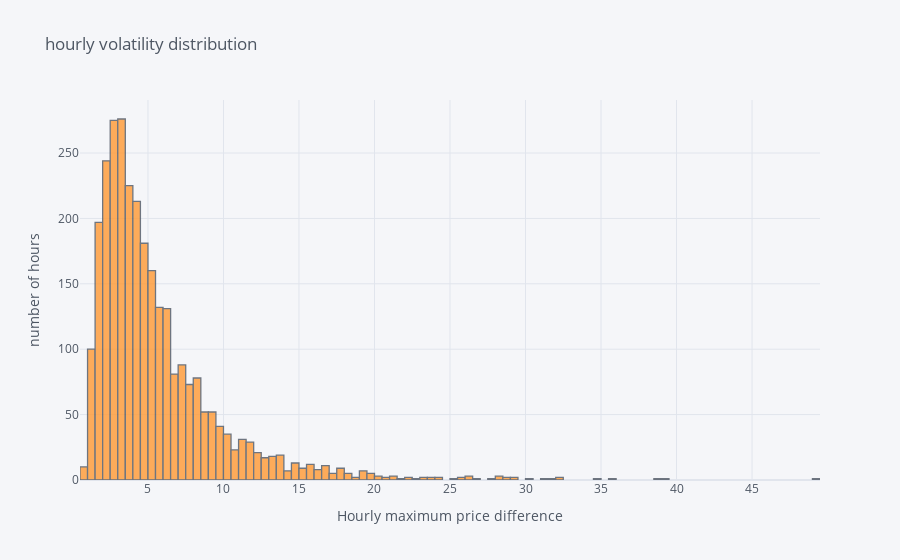

The notebook cell this image was saved under:
### Markdown cell above
__________________________![image.png](attachment:51e601ca-0e8a-494b-8828-90b684f8e9b6.png)

### Code cell
Ask_1h_2024[['Volatility']].iplot(
                                    kind = 'hist',
                                    barmode= 'overlay',
                                    xTitle = 'Hourly maximum price difference',
                                    yTitle = 'number of hours',
                                    title= 'hourly volatility distribution')

### Figure 1 — Plotly figure (JSON) as saved in the notebook; plotly's stock layout.template omitted (floating-point values rounded to 4 significant figures; data arrays with more than 128 entries replaced by an {"elided": "..."} marker saying what was removed)
{"data": [{"histfunc": "count", "histnorm": "", "marker": {"color": "rgba(255, 153, 51, 1.0)", "line": {"color": "#4D5663", "width": 1.3}}, "name": "Volatility", "opacity": 0.8, "orientation": "v", "type": "histogram", "x": {"elided": "2938 float values"}}], "layout": {"autosize": true, "barmode": "overlay", "legend": {"bgcolor": "#F5F6F9", "font": {"color": "#4D5663"}}, "paper_bgcolor": "#F5F6F9", "plot_bgcolor": "#F5F6F9", "title": {"font": {"color": "#4D5663"}, "text": "hourly volatility distribution"}, "xaxis": {"autorange": true, "gridcolor": "#E1E5ED", "range": [0.5, 49.5], "showgrid": true, "tickfont": {"color": "#4D5663"}, "title": {"font": {"color": "#4D5663"}, "text": "Hourly maximum price difference"}, "type": "linear", "zerolinecolor": "#E1E5ED"}, "yaxis": {"autorange": true, "gridcolor": "#E1E5ED", "range": [0, 290.5], "showgrid": true, "tickfont": {"color": "#4D5663"}, "title": {"font": {"color": "#4D5663"}, "text": "number of hours"}, "zerolinecolor": "#E1E5ED"}}}
